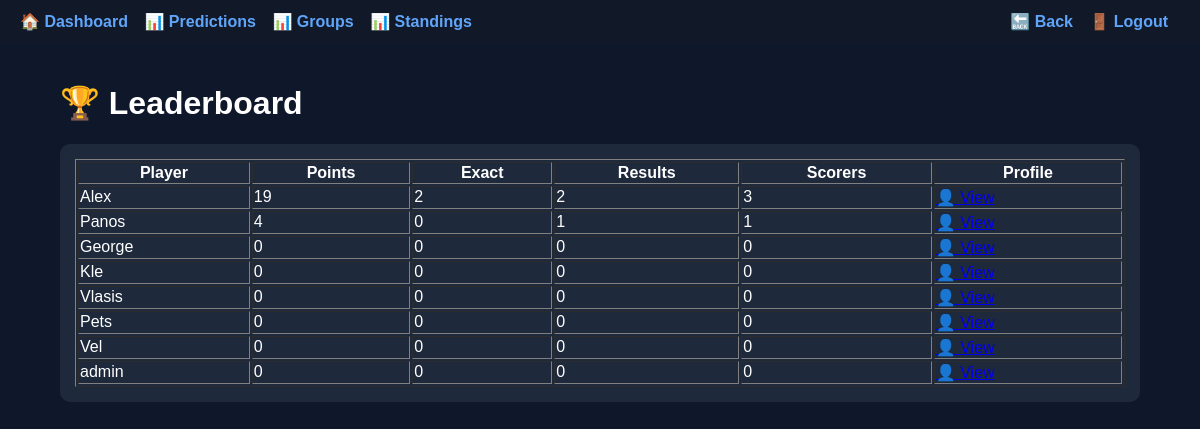
The app's page /leaderboard with its own data.
### tables this page shows
CREATE TABLE users (
        id INTEGER PRIMARY KEY AUTOINCREMENT,
        username TEXT UNIQUE,
        password TEXT,
        role TEXT,
        points INTEGER DEFAULT 0,
        exact_scores INTEGER DEFAULT 0,
        correct_results INTEGER DEFAULT 0,
        correct_scorers INTEGER DEFAULT 0
    );

### app.py (the view)
@app.route("/leaderboard")
def leaderboard():
    conn = get_connection()
    cursor = conn.cursor()
    cursor.execute("""
        SELECT username, points, exact_scores, correct_results, correct_scorers
        FROM users
        ORDER BY points DESC,
                 exact_scores DESC,
                 correct_results DESC,
                 correct_scorers DESC
    """)
    users = cursor.fetchall()
    conn.close()
    return render_template("leaderboard.html", users=users)

### models/database.py (called while the page is built)
def get_connection():
    return sqlite3.connect(DB_PATH)

### templates/leaderboard.html (shortened to what this page needs)
<!DOCTYPE html>
<html>
<head>
</head>
<body>
<div class="nav">
    <div>
        <a href="/dashboard">🏠 Dashboard</a>
        <a href="/predictions">📊 Predictions</a>
        <a href="/groups">📊 Groups</a>
        <a href="/standings">📊 Standings</a>
    </div>
    <div>
        <a href="javascript:history.back()">🔙 Back</a>
        <a href="/logout">🚪 Logout</a>
    </div>
</div>
<div class="container">
<h1>🏆 Leaderboard</h1>
<div class="card">
<table border="1" width="100%" style="color:white;">
<tr>
    <th>Player</th>
    <th>Points</th>
    <th>Exact</th>
    <th>Results</th>
    <th>Scorers</th>
    <th>Profile</th>
</tr>
{% for u in users %}
<tr>
    <td>{{ u[0] }}</td>
    <td>{{ u[1] }}</td>
    <td>{{ u[2] }}</td>
    <td>{{ u[3] }}</td>
    <td>{{ u[4] }}</td>
    <td><a href="/profile/{{ u[0] }}">👤 View</a></td>
</tr>
{% endfor %}
</table>
</div>
</div>
</body>
</html>

### templates/leaderboard.html (style rules this page uses)
body { font-family: Arial; background:#0f172a; color:white; margin:0; }
.nav { background:#111827; padding:12px 20px; display:flex; justify-content:space-between; align-items:center; }
.nav a { color:#60a5fa; margin-right:12px; text-decoration:none; font-weight:bold; }
.container { width:90%; max-width:1100px; margin:auto; padding:20px; }
.card { background:#1e293b; padding:15px; margin:15px 0; border-radius:10px; }

### records on screen
users: username "Alex", points "19", exact_scores "2", correct_results "2", correct_scorers "3"
users: username "Panos", points "4", exact_scores "0", correct_results "1", correct_scorers "1"
users: username "George", points "0", exact_scores "0", correct_results "0", correct_scorers "0"
users: username "Kle", points "0", exact_scores "0", correct_results "0", correct_scorers "0"
users: username "Vlasis", points "0", exact_scores "0", correct_results "0", correct_scorers "0"
users: username "Pets", points "0", exact_scores "0", correct_results "0", correct_scorers "0"
users: username "Vel", points "0", exact_scores "0", correct_results "0", correct_scorers "0"
users: username "admin", points "0", exact_scores "0", correct_results "0", correct_scorers "0"
